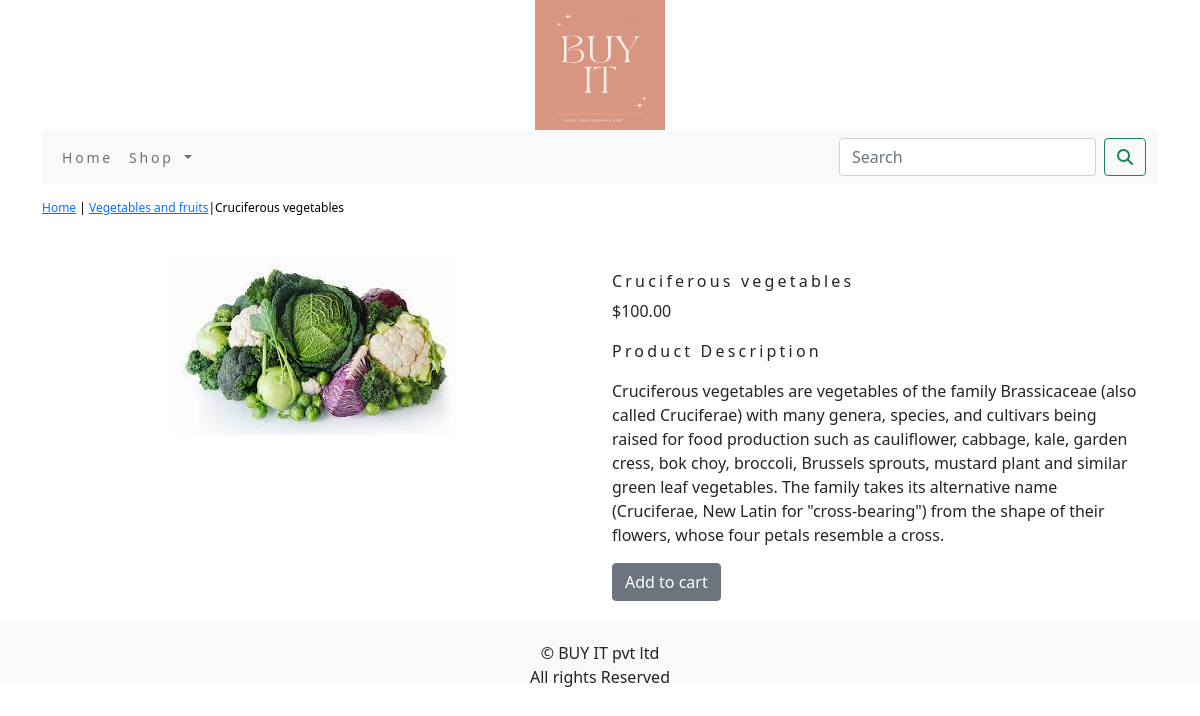
The app's page /shop/vegetables-and-fruits/cruciferous-vegetables/ with its own data.
### shop/models.py (models this page shows, shortened)
class Product(models.Model):
    name=models.CharField(max_length=250,unique=True)
    slug=models.SlugField(max_length=250,unique=True)
    description=models.TextField(blank=True)
    price=models.DecimalField(max_digits=10,decimal_places=2)
    category=models.ForeignKey(Category,on_delete=models.CASCADE)
    image = models.ImageField(upload_to='product', blank=True)
    stock=models.IntegerField()
    available=models.BooleanField(default=True)
    created=models.DateTimeField(auto_now_add=True)
    updated=models.DateTimeField(auto_now=True)
    class Meta:
        ordering=('name',)
        verbose_name='product'
        verbose_name_plural='products'

class Category(models.Model):
    name=models.CharField(max_length=250,unique=True)
    slug=models.SlugField(max_length=250,unique=True)
    description=models.TextField(blank=True)
    image=models.ImageField(upload_to='category',blank=True)
    class Meta:
        ordering=('name',)
        verbose_name='category'
        verbose_name_plural='categories'
    def get_url(self):
        return  reverse('shop:product_by_category',args=[self.slug])
    def __str__(self):
        return  '{}' .format(self.name)

### shop/views.py (the view)
# urls.py: path('<slug:c_slug>/<slug:product_slug>/',views.proDetail,name='prodCatdetail')
def proDetail(request,c_slug,product_slug):
    try:
        product=Product.objects.get(category__slug=c_slug,slug=product_slug)
    except Exception as e:
        raise
    return render(request,'product.html',{'product':product})

### cart/context_processors.py (called while the page is built)
def counter(request):
    item_count=0
    if 'admin' in request.path:
        return {}
    else:
        try:
            cart=Cart.objects.filter(cart_id=_cart_id(request))
            cart_items=CartItem.objects.all().filter(cart=cart[:1])
            for cart_item in cart_items:
                item_count += cart_item.quantity
        except Cart.DoesNotExist:
            item_count = 0
    return  dict(item_count=item_count)

### cart/views.py (called while the page is built)
def  _cart_id(request):
    cart=request.session.session_key
    if not cart:
        cart=request.session.create()
    return cart

### shop/context_processors.py (called while the page is built)
def menu_links(request):
    links=Category.objects.all()
    return dict(links=links)

### templates/product.html (shortened to what this page needs)
{% extends 'base.html' %}
{% load static %}
{% block content %}
<div class="row my_prod_row_class">
       <div class="mx_auto">
             <p> <a href="{% url 'shop:allProdCat' %}">Home</a> | <a href="{{product.category.get_url}}">{{product.category}}</a>|{{product.name}}</p>
       </div>
<div class="container">
<br>
    <div class="row">
        <div class="col-12 col-sm-12 col-md-12 col-lg-6 text-center ">
            <div style="min-width:18rem">
                 <img src="{{product.image.url}}" alt="{{product.name}}">
            </div>
        </div>
                 <div class="col-12 col-sm-12 col-md-12 col-lg-6">
                     <div>
                     <h1 class="my_prod_title">{{product.name}}</h1>
                     <p>${{product.price}}</p>
                     <p class="my_title"> Product Description </p>
                     <p class="text-justify my_prod_text">{{product.description}}</p>
                     {% if product.stock <= 0 %}
                     <p class="text-justify my_prod_text"><b>Out of Stock</b></p>
                     {% else %}
                     <a class="btn btn-secondary" href="{% url 'cart:add_cart' product.id %}">Add to cart</a>
                     {% endif %}
                 </div>
              </div>
    </div>
</div>
</div>
{% endblock %}

### static/css/custom.css (style rules this page uses)
body { font-family: 'Twinkle Star', cursive; }
.my_title { font-size:16px; text_transform:uppercase; letter-spacing:.2em; }
.my_prod_row_class { padding-top:15px; padding-bottom:20px; }
.my_prod_row_class .mx_auto { color:#000; font-size:12px; text-decoration:none; }
.my_prod_title { font-size:16px; text_transform:uppercase; letter-spacing:.2em; padding-top:15px; padding-bottom:10px: }
.my_prod_text { padding-right:20px; }

### records on screen
Product: category "Vegetables and fruits", name "Cruciferous vegetables", image (picture), price "100.00", description "Cruciferous vegetables are vegetables of the family Brassicaceae (also called Cruciferae) with many genera, species, and cultivars being raised for food production such as cauliflower, cabbage, kale, garden cress, bok choy, broccoli, Brussels sprouts, mustard plant and similar green leaf vegetables. The family takes its alternative name (Cruciferae, New Latin for \"cross-bearing\") from the shape of their flowers, whose four petals resemble a cross."
